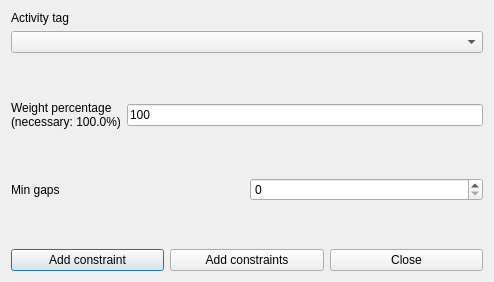
<?xml version="1.0" encoding="UTF-8"?>
<ui version="4.0">
 <class>AddConstraintTeachersMinGapsBetweenActivityTagForm_template</class>
 <widget class="QDialog" name="AddConstraintTeachersMinGapsBetweenActivityTagForm_template">
  <property name="geometry">
   <rect>
    <x>0</x>
    <y>0</y>
    <width>494</width>
    <height>282</height>
   </rect>
  </property>
  <property name="windowTitle">
   <string extracomment="This is the title of the dialog to add a new constraint of this type">Add teachers min gaps between activity tag</string>
  </property>
  <layout class="QVBoxLayout" name="verticalLayout_2">
   <item>
    <layout class="QVBoxLayout" name="verticalLayout">
     <item>
      <widget class="QLabel" name="activityTagTextLabel">
       <property name="frameShape">
        <enum>QFrame::NoFrame</enum>
       </property>
       <property name="frameShadow">
        <enum>QFrame::Plain</enum>
       </property>
       <property name="text">
        <string>Activity tag</string>
       </property>
       <property name="wordWrap">
        <bool>false</bool>
       </property>
      </widget>
     </item>
     <item>
      <widget class="QComboBox" name="activityTagComboBox">
       <property name="editable">
        <bool>false</bool>
       </property>
       <property name="insertPolicy">
        <enum>QComboBox::NoInsert</enum>
       </property>
       <property name="duplicatesEnabled">
        <bool>false</bool>
       </property>
      </widget>
     </item>
    </layout>
   </item>
   <item>
    <spacer name="spacer1">
     <property name="orientation">
      <enum>Qt::Vertical</enum>
     </property>
     <property name="sizeType">
      <enum>QSizePolicy::Expanding</enum>
     </property>
     <property name="sizeHint" stdset="0">
      <size>
       <width>20</width>
       <height>31</height>
      </size>
     </property>
    </spacer>
   </item>
   <item>
    <layout class="QHBoxLayout" name="horizontalLayout">
     <item>
      <widget class="QLabel" name="weightTextLabel">
       <property name="frameShape">
        <enum>QFrame::NoFrame</enum>
       </property>
       <property name="frameShadow">
        <enum>QFrame::Plain</enum>
       </property>
       <property name="text">
        <string>Weight percentage
(necessary: 100.0%)</string>
       </property>
       <property name="wordWrap">
        <bool>false</bool>
       </property>
      </widget>
     </item>
     <item>
      <widget class="QLineEdit" name="weightLineEdit">
       <property name="text">
        <string notr="true">100</string>
       </property>
      </widget>
     </item>
    </layout>
   </item>
   <item>
    <spacer name="spacer1_2">
     <property name="orientation">
      <enum>Qt::Vertical</enum>
     </property>
     <property name="sizeType">
      <enum>QSizePolicy::Expanding</enum>
     </property>
     <property name="sizeHint" stdset="0">
      <size>
       <width>20</width>
       <height>18</height>
      </size>
     </property>
    </spacer>
   </item>
   <item>
    <layout class="QHBoxLayout" name="horizontalLayout_2">
     <item>
      <widget class="QLabel" name="minGapsTextLabel">
       <property name="frameShape">
        <enum>QFrame::NoFrame</enum>
       </property>
       <property name="frameShadow">
        <enum>QFrame::Plain</enum>
       </property>
       <property name="text">
        <string>Min gaps</string>
       </property>
       <property name="wordWrap">
        <bool>false</bool>
       </property>
      </widget>
     </item>
     <item>
      <widget class="QSpinBox" name="minGapsSpinBox"/>
     </item>
    </layout>
   </item>
   <item>
    <spacer name="spacer1_3">
     <property name="orientation">
      <enum>Qt::Vertical</enum>
     </property>
     <property name="sizeType">
      <enum>QSizePolicy::Expanding</enum>
     </property>
     <property name="sizeHint" stdset="0">
      <size>
       <width>20</width>
       <height>16</height>
      </size>
     </property>
    </spacer>
   </item>
   <item>
    <layout class="QHBoxLayout">
     <item>
      <widget class="QPushButton" name="addConstraintPushButton">
       <property name="text">
        <string>Add constraint</string>
       </property>
      </widget>
     </item>
     <item>
      <widget class="QPushButton" name="addConstraintsPushButton">
       <property name="text">
        <string>Add constraints</string>
       </property>
      </widget>
     </item>
     <item>
      <widget class="QPushButton" name="closePushButton">
       <property name="text">
        <string>Close</string>
       </property>
      </widget>
     </item>
    </layout>
   </item>
  </layout>
 </widget>
 <layoutdefault spacing="6" margin="11"/>
 <resources/>
 <connections/>
</ui>
